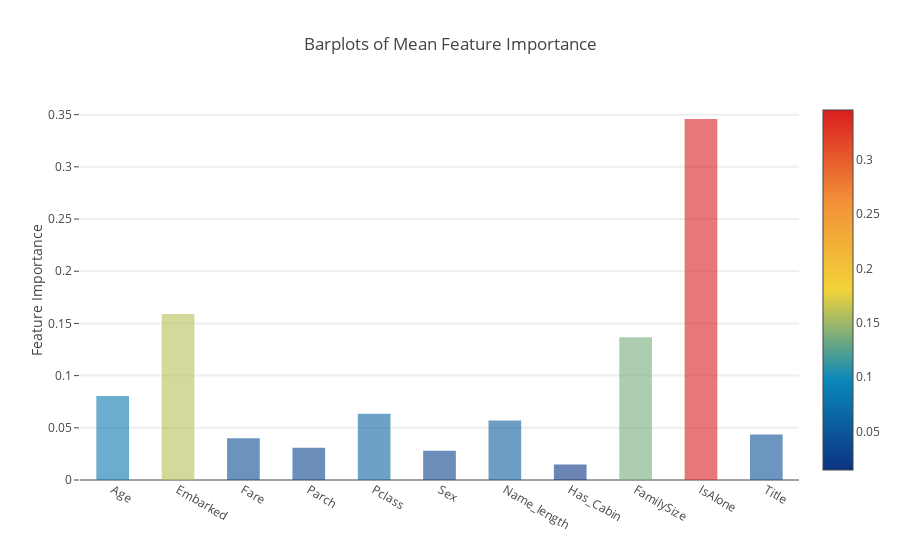

Source (notebook cell):
### Markdown cell above
### 平均特征重要性的Plotly Barplot获得所有分类器的平均特征重要性后，我们可以将它们绘制成Plotly条形图，如下所示：

### Code cell
y = feature_dataframe['mean'].values
x = feature_dataframe['features'].values
data = [go.Bar(
            x= x,
             y= y,
            width = 0.5,
            marker=dict(
               color = feature_dataframe['mean'].values,
            colorscale='Portland',
            showscale=True,
            reversescale = False
            ),
            opacity=0.6
        )]

layout= go.Layout(
    autosize= True,
    title= 'Barplots of Mean Feature Importance',
    hovermode= 'closest',
#     xaxis= dict(
#         title= 'Pop',
#         ticklen= 5,
#         zeroline= False,
#         gridwidth= 2,
#     ),
    yaxis=dict(
        title= 'Feature Importance',
        ticklen= 5,
        gridwidth= 2
    ),
    showlegend= False
)
fig = go.Figure(data=data, layout=layout)
py.iplot(fig, filename='bar-direct-labels')

### Figure 1 — Plotly figure (JSON) as saved in the notebook; plotly's stock layout.template omitted (floating-point values rounded to 4 significant figures)
{"data": [{"marker": {"color": [0.08059, 0.1591, 0.04, 0.03084, 0.06338, 0.02812, 0.05698, 0.01473, 0.1368, 0.3458, 0.04361], "colorscale": "Portland", "reversescale": false, "showscale": true}, "opacity": 0.6, "type": "bar", "uid": "807aa177-5c3b-4d43-ad46-4d62d160caf1", "width": 0.5, "x": ["Age", "Embarked", "Fare", "Parch", "Pclass", "Sex", "Name_length", "Has_Cabin", "FamilySize", "IsAlone", "Title"], "y": [0.08059, 0.1591, 0.04, 0.03084, 0.06338, 0.02812, 0.05698, 0.01473, 0.1368, 0.3458, 0.04361]}], "layout": {"autosize": true, "hovermode": "closest", "showlegend": false, "title": {"text": "Barplots of Mean Feature Importance"}, "yaxis": {"gridwidth": 2, "ticklen": 5, "title": {"text": "Feature Importance"}}}}
